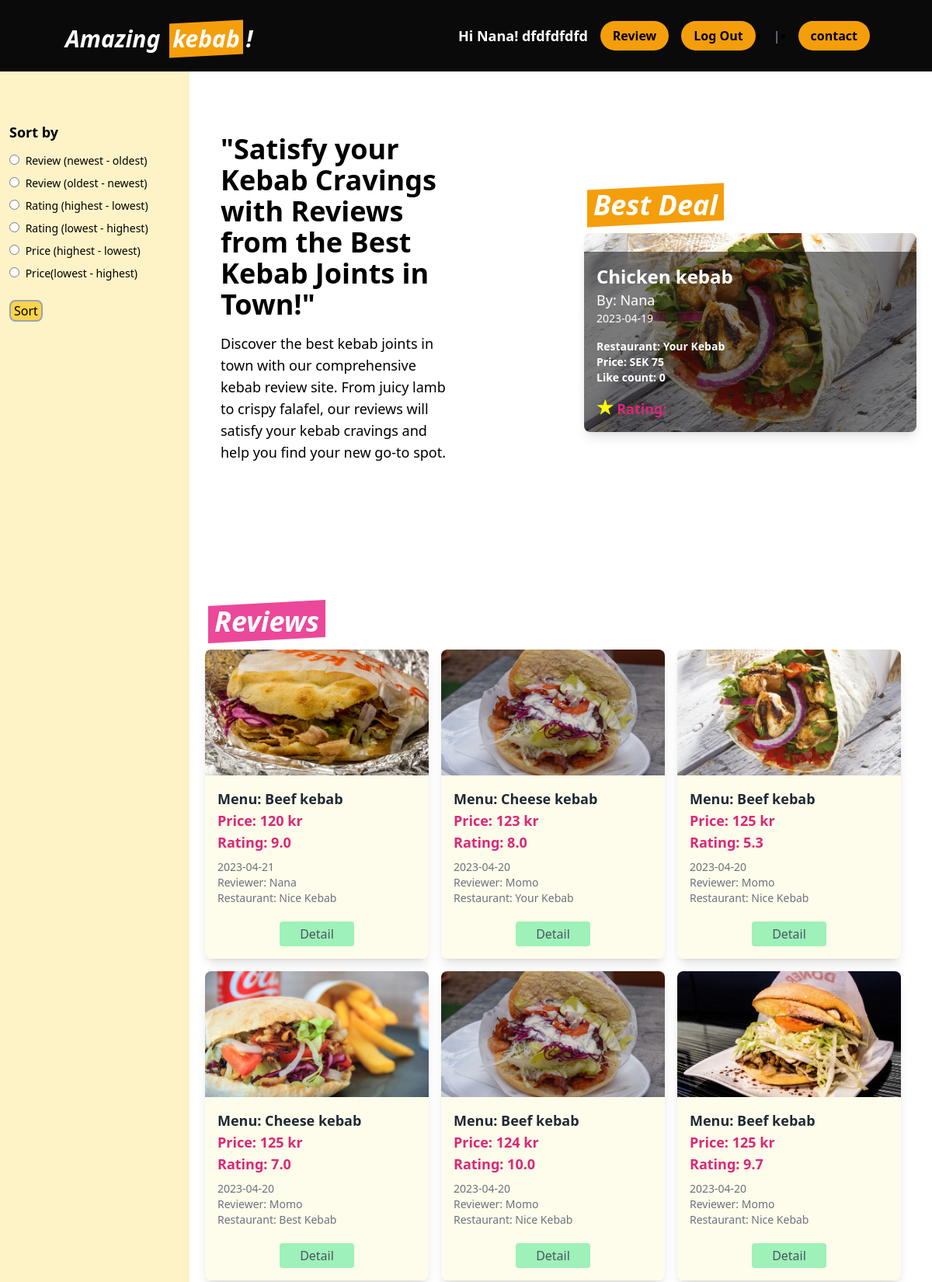
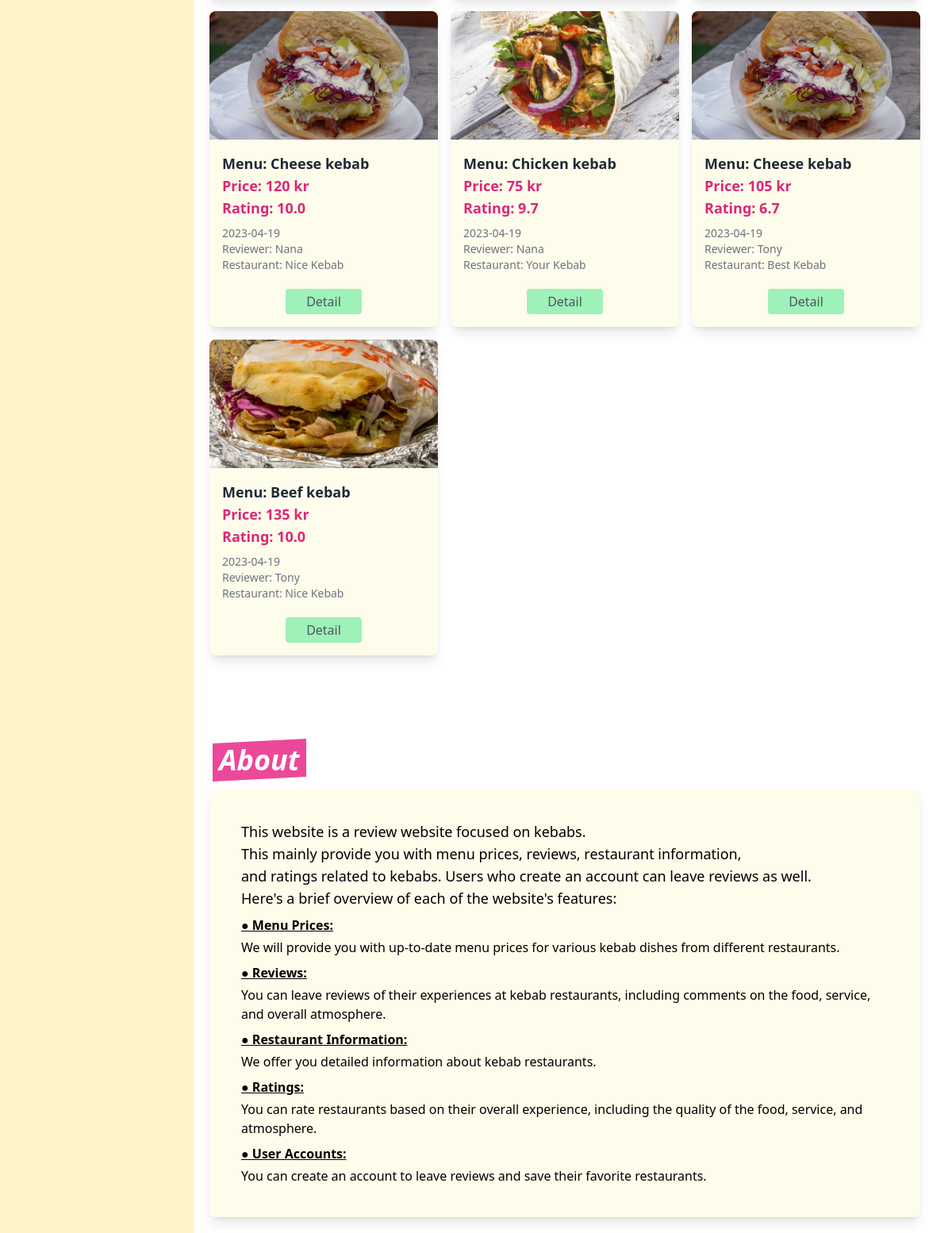
Screenshot of /core/ (signed in) with the database file from the repository (2 pictures, top to bottom).
### core/models.py (models this page shows, shortened)
class CustomUser(AbstractUser):
    email = models.EmailField("email address", unique=True, blank=False)
    USERNAME_FIELD = "email"  # make the user log in with the email
    REQUIRED_FIELDS = ["username"]
    objects = CustomUserManager()

class Review(models.Model):
    user = models.ForeignKey(
        CustomUser, on_delete=models.CASCADE, related_name='reviews_by_user'
    )
    menu = models.ForeignKey(
        Menu, on_delete=models.CASCADE, related_name='reviews_of_menu'
    )
    restaurant = models.ForeignKey(
        Restaurant, on_delete=models.CASCADE, related_name='restaurants_for_review'
    )
    image = models.ImageField(upload_to='images/', null=True, blank=True)
    review = models.TextField(default="", null=False)
    taste_rating = models.IntegerField(null=False)
    service_rating = models.IntegerField(null=False)
    value_rating = models.IntegerField(null=False)
    avg_rating = models.FloatField(null=True, blank=True)
    like_count = models.IntegerField(default=0)
    created_at = models.DateTimeField(auto_now_add=True)
    class Meta:
        indexes = [models.Index(fields=['-created_at']),]
        ordering = ['-created_at']

class Menu(models.Model):
    menu = models.CharField(max_length=100, null=False)
    price = models.IntegerField(null=False)
    restaurants = models.ManyToManyField(Restaurant)
    created_at = models.DateTimeField(auto_now_add=True)

class Restaurant(models.Model):
    name = models.CharField(max_length=100, null=False)
    address = models.CharField(max_length=200, null=False)
    tel = models.CharField(max_length=20, null=True, blank=True)
    website = models.URLField(null=True, blank=True)

### core/views.py (the view)
# urls.py: path('', views.top, name='top'),
def top(request):
    sort = request.GET.get('sort-by', '-created_at')
    restaurant_name = request.GET.get('restaurant')
    menu_name = request.GET.get('menu')
    reviewer_name = request.GET.get('reviewer')
    reviews = Review.objects.all()
    best = Review.objects.order_by(
        'menu__price', '-avg_rating', '-like_count', '-created_at').first()
    restaurants = Review.objects.order_by().values_list(
        'restaurant__name', flat=True).distinct()
    menus = Review.objects.order_by().values_list(
        'menu__menu', flat=True).distinct()
    reviewers = Review.objects.order_by().values_list(
        'user__username', flat=True).distinct()
    if restaurant_name:
        reviews = reviews.filter(restaurant__name=restaurant_name)
    elif menu_name:
        reviews = reviews.filter(menu__menu=menu_name)
    elif reviewer_name:
        reviews = reviews.filter(user__username=reviewer_name)
    if sort:
        reviews = reviews.order_by(sort)
    context = {
        'reviews': reviews,
        'best': best,
        'restaurants': restaurants,
        'menus': menus,
        'reviewers': reviewers
    }
    return render(request, 'core/top.html', context)

### core/templates/core/top.html (shortened to what this page needs)
{% extends 'core/base.html' %} {% block content %} {% load static %}
<head>
  <link rel="stylesheet" href="https://cdnjs.cloudflare.com/ajax/libs/font-awesome/5.15.3/css/all.min.css" />
</head>
<header id="home" class="flex bg-neutral-950 py-6 px-16 fixed top-0 left-0 right-0 z-50">
  <nav class="flex items-center w-full">
    <div class="flex justify-between items-center space-x-5">
      <p class="mt-2 text-3xl font-bold italic text-white">
        Amazing
        <span
          class="before:block before:absolute before:-inset-1 before:-skew-y-3 before:bg-amber-500 relative inline-block mx-2">
          <span class="relative text-white">kebab</span> </span>!
      </p>
    </div>
    <div class="flex-grow lg:flex lg:items-center lg:w-auto">
      {% if user.is_authenticated %}
      <ul class="w-full justify-end flex-grow lg:flex lg:items-center lg:w-auto ml-auto">
        <li>
          <p class="text-lg font-bold mr-4 text-white">
            Hi {{ user.username }}! <a href="{% url 'core:user_profile' %}">dfdfdfdfd</a>
          </p>
        </li>
        <li>
          <a href="{% url 'core:upload' %}"
            class="bg-amber-500 rounded-full px-4 py-2 mr-4 text-black font-bold">Review</a>
        </li>
        <li>
          <a href="{% url 'core:logout' %}" class="bg-amber-500 font-bold rounded-full px-4 py-2 text-black">Log Out</a>
        </li>
      </ul>
        {% endif %}
        <li>
          <span class="text-gray-500 font-bold">|</span>
        </li>
        <li><a href="{% url 'core:contact' %}"
            class="bg-amber-500 rounded-full px-4 py-2 mr-4 text-black font-bold">contact</a></li>
    </div>
  </nav>
</header>
<aside class="w-62 fixed left-0 bottom-0 z-20 h-screen bg-amber-100 p-3 mt-2">
  <div class="pt-36">
    <form action="{% url 'core:top' %}" method="GET">
      <h2 class="font-bold text-lg mb-3">Sort by</h2>
      <div class="flex flex-col">
        <label for="newest" class="mb-2" style="width: 220px; font-size: 14px;">
          <input type="radio" id="newest" name="sort-by" value="-created_at" class="mr-1">
          Review (newest - oldest)
        </label>
        <label for="oldest" class="mb-2" style="width: 220px; font-size: 14px;">
          <input type="radio" id="oldest" name="sort-by" value="created_at" class="mr-1">
          Review (oldest - newest)
        </label>
        <label for="highest-rating" class="mb-2" style="width: 220px; font-size: 14px;">
          <input type="radio" id="highest-rating" name="sort-by" value="-avg_rating" class="mr-1">
          Rating (highest - lowest)
        </label>
        <label for="lowest-rating" class="mb-2" style="width: 220px; font-size: 14px;">
          <input type="radio" id="lowest-rating" name="sort-by" value="avg_rating" class="mr-1">
          Rating (lowest - highest)
        </label>
        <label for="highest-price" class="mb-2" style="width: 220px; font-size: 14px;">
          <input type="radio" id="highest-price" name="sort-by" value="-menu__price" class="mr-1">
          Price (highest - lowest)
        </label>
        <label for="lowest-price" class="mb-2" style="width: 220px; font-size: 14px;">
          <input type="radio" id="lowest-price" name="sort-by" value="menu__price" class="mr-1">
          Price(lowest - highest)
        </label>
      </div>
      <button type="submit" class="bg-amber-300 px-1 rounded-lg border-gray-400 border-2 hover:bg-amber-200 mt-4">
        Sort
      </button>
    </form>
  </div>
</aside>
<main class="flex-1 ml-56 pt-28">
  <div class="flex-1 ml-10 mx-auto w-6/6 pt-5">
    <section class="flex flex-row items-center justify-between py-10 ">
      <div class="w-2/6 pl-5">
        <h2 class="text-4xl font-bold mb-4">"Satisfy your Kebab Cravings with Reviews from the Best Kebab Joints in Town!"</h2>
        <p class="text-lg mb-8">Discover the best kebab joints in town with our comprehensive kebab review site. From juicy lamb to crispy falafel, our reviews will satisfy your kebab cravings and help you find your new go-to spot.</p>
      </div>
      <div class="w-3/6 px-5 mx-0 py-4">
        <h1 class="text-4xl italic font-bold mb-4">
          <span class="before:block before:absolute before:-inset-1 before:-skew-y-3 before:bg-amber-500 relative inline-block mx-2">
            <span class="relative text-white p-1">Best Deal</span>
          </span>
        </h1>
        <a href="{% url 'core:detail' id=best.id %}">
          <div class="rounded-lg shadow-lg overflow-hidden hover:bg-yellow-300">
            <div class="relative overflow-hidden" style="padding-bottom: 60%">
              {% if best.image %}
              <div class="absolute inset-0">
                <img class="object-cover h-full w-full" src="{{ best.image.url }}" alt="{{ best.menu.menu }} image" />
              </div>
              {% endif %}
              <div class="absolute bottom-0 left-0 w-full text-white p-4 bg-black bg-opacity-50">
                <h1 class="text-2xl font-bold">{{ best.menu.menu }}</h1>
                <p class="text-lg"> By: {{ best.user.username }} </p> <p class="text-sm"> {{ best.created_at|date:"Y-m-d" }}</p>
                <ul class="text-sm font-bold mt-4">
                  <li>Restaurant: {{ best.restaurant.name }}</li>
                  <li>Price: SEK {{ best.menu.price }}</li>
                  <li>Like count: {{ best.like_count }}</li>
                  <h2 class="text-lg font-bold text-pink-600 mt-4">
                    <span>
                      <i style="font-size:24px; color:yellow;" class="fa">&#9733;</i>
                      Rating: {{ review.avg_rating }}
                    </span>
                  </h2>
                </ul>
              </div>
            </div>
          </div>
        </a>
      </div>
    </section>
  </div>
  <div class="mx-10 mt-28">
    <h1 class="text-4xl italic font-bold mb-4">
      <span
        class="before:block before:absolute before:-inset-1 before:-skew-y-3 before:bg-pink-500 relative inline-block mx-2">
        <span class="relative text-white p-1">Reviews</span></span>
    </h1>
    <div class="grid grid-cols-1 md:grid-cols-2 lg:grid-cols-3 gap-4">
      {% for review in reviews %}
      <div class="bg-yellow-50/90 rounded-lg shadow-lg overflow-hidden">
        {% if review.image %}
        <div class="relative overflow-hidden" style="padding-bottom: 56.25%">
          <div class="absolute inset-0">
            <img class="object-cover h-full w-full" src="{{ review.image.url }}" alt="{{ review.menu.menu }} image" />
          </div>
        </div>
        {% endif %}
        <div class="p-4">
          <h2 class="text-lg font-bold text-gray-800">
            Menu: {{ review.menu.menu }}
          </h2>
          <h2 class="text-lg font-bold text-pink-600">
            Price: {{ review.menu.price }} kr
          </h2>
          <h2 class="text-lg font-bold text-pink-600">
            Rating: {{ review.avg_rating }}
          </h2>
          <p class="text-gray-500 text-sm mt-2">
            {{ review.created_at|date:"Y-m-d" }}
          </p>
          <p class="text-gray-500 text-sm">
            Reviewer: {{ review.user.username }}
          </p>
          <p class="text-gray-500 text-sm">
            Restaurant: {{ review.restaurant.name }}
          </p>
          <div class="text-gray-600 bg-green-300/80 mx-20 text-center rounded py-1 mt-5 hover:bg-yellow-300">
            <a href="{% url 'core:detail' id=review.id %}">Detail</a>
          </div>
        </div>
      </div>
      {% endfor %}
    </div>
  </div>
  <div class="mt-28">
    <h1 class="text-4xl italic font-bold mb-4 mx-10">
      <span
        class="before:block before:absolute before:-inset-1 before:-skew-y-3 before:bg-pink-500 relative inline-block mx-2">
        <span class="relative text-white p-1">About</span></span>
    </h1>
    <div id="about" class="p-10 bg-yellow-50/90 rounded-lg shadow-lg mx-10 mb-5">
      <p class="text-lg mb-2 font-medium">
        This website is a review website focused on kebabs. <br />
        This mainly provide you with menu prices, reviews, restaurant
        information, <br />
        and ratings related to kebabs. Users who create an account can leave
        reviews as well. <br />
        Here's a brief overview of each of the website's features: <br />
      </p>
      <ul>
        <li>
          <p class="font-bold underline mt-2 mb-1">● Menu Prices:</p>
          We will provide you with up-to-date menu prices for various kebab
          dishes from different restaurants.
        </li>
        <li>
          <p class="font-bold underline mt-2 mb-1">● Reviews:</p>
          You can leave reviews of their experiences at kebab restaurants,
          including comments on the food, service, and overall atmosphere.
        </li>
        <li>
          <p class="font-bold underline mt-2 mb-1">● Restaurant Information:</p>
          We offer you detailed information about kebab restaurants.
        </li>
        <li>
          <p class="font-bold underline mt-2 mb-1">● Ratings:</p>
          You can rate restaurants based on their overall experience, including
          the quality of the food, service, and atmosphere.
        </li>
        <li>
          <p class="font-bold underline mt-2 mb-1">● User Accounts:</p>
          You can create an account to leave reviews and save their favorite
          restaurants.
        </li>
      </ul>
    </div>
  </div>
</main>
{% endblock content %}

### rows the page displays
CustomUser: username "Nana"
Review: image (picture), menu.menu "Chicken kebab", user.username "Nana", created_at "2023-04-19", restaurant.name "Your Kebab", menu.price "75", like_count "0", avg_rating "9.7"
Review: image (picture), menu.menu "Beef kebab", menu.price "120", avg_rating "9.0", created_at "2023-04-21", user.username "Nana", restaurant.name "Nice Kebab"
Review: image (picture), menu.menu "Cheese kebab", menu.price "123", avg_rating "8.0", created_at "2023-04-20", user.username "Momo", restaurant.name "Your Kebab"
Review: image (picture), menu.menu "Beef kebab", menu.price "125", avg_rating "5.3", created_at "2023-04-20", user.username "Momo", restaurant.name "Nice Kebab"
Review: image (picture), menu.menu "Cheese kebab", menu.price "125", avg_rating "7.0", created_at "2023-04-20", user.username "Momo", restaurant.name "Best Kebab"
Review: image (picture), menu.menu "Beef kebab", menu.price "124", avg_rating "10.0", created_at "2023-04-20", user.username "Momo", restaurant.name "Nice Kebab"
Review: image (picture), menu.menu "Beef kebab", menu.price "125", avg_rating "9.7", created_at "2023-04-20", user.username "Momo", restaurant.name "Nice Kebab"
Review: image (picture), menu.menu "Cheese kebab", menu.price "120", avg_rating "10.0", created_at "2023-04-19", user.username "Nana", restaurant.name "Nice Kebab"
Review: image (picture), menu.menu "Cheese kebab", menu.price "105", avg_rating "6.7", created_at "2023-04-19", user.username "Tony", restaurant.name "Best Kebab"
Review: image (picture), menu.menu "Beef kebab", menu.price "135", avg_rating "10.0", created_at "2023-04-19", user.username "Tony", restaurant.name "Nice Kebab"
